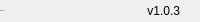
              <widget class="QFrame" name="bottomBar">
               <property name="minimumSize">
                <size>
                 <width>0</width>
                 <height>22</height>
                </size>
               </property>
               <property name="maximumSize">
                <size>
                 <width>16777215</width>
                 <height>22</height>
                </size>
               </property>
               <property name="frameShape">
                <enum>QFrame::NoFrame</enum>
               </property>
               <property name="frameShadow">
                <enum>QFrame::Raised</enum>
               </property>
               <layout class="QHBoxLayout" name="horizontalLayout_5">
                <property name="spacing">
                 <number>0</number>
                </property>
                <property name="leftMargin">
                 <number>0</number>
                </property>
                <property name="topMargin">
                 <number>0</number>
                </property>
                <property name="rightMargin">
                 <number>0</number>
                </property>
                <property name="bottomMargin">
                 <number>0</number>
                </property>
                <item>
                 <widget class="QLabel" name="creditsLabel">
                  <property name="maximumSize">
                   <size>
                    <width>16777215</width>
                    <height>16</height>
                   </size>
                  </property>
                  <property name="font">
                   <font>
                    <family>Segoe UI</family>
                    <pointsize>-1</pointsize>
                    <italic>false</italic>
                    <bold>false</bold>
                   </font>
                  </property>
                  <property name="text">
                   <string>By: Josie</string>
                  </property>
                  <property name="alignment">
                   <set>Qt::AlignLeading|Qt::AlignLeft|Qt::AlignVCenter</set>
                  </property>
                 </widget>
                </item>
                <item>
                 <widget class="QLabel" name="version">
                  <property name="text">
                   <string>v1.0.3</string>
                  </property>
                  <property name="alignment">
                   <set>Qt::AlignRight|Qt::AlignTrailing|Qt::AlignVCenter</set>
                  </property>
                 </widget>
                </item>
                <item>
                 <widget class="QFrame" name="frame_size_grip">
                  <property name="minimumSize">
                   <size>
                    <width>20</width>
                    <height>0</height>
                   </size>
                  </property>
                  <property name="maximumSize">
                   <size>
                    <width>20</width>
                    <height>16777215</height>
                   </size>
                  </property>
                  <property name="frameShape">
                   <enum>QFrame::NoFrame</enum>
                  </property>
                  <property name="frameShadow">
                   <enum>QFrame::Raised</enum>
                  </property>
                 </widget>
                </item>
               </layout>
              </widget>
